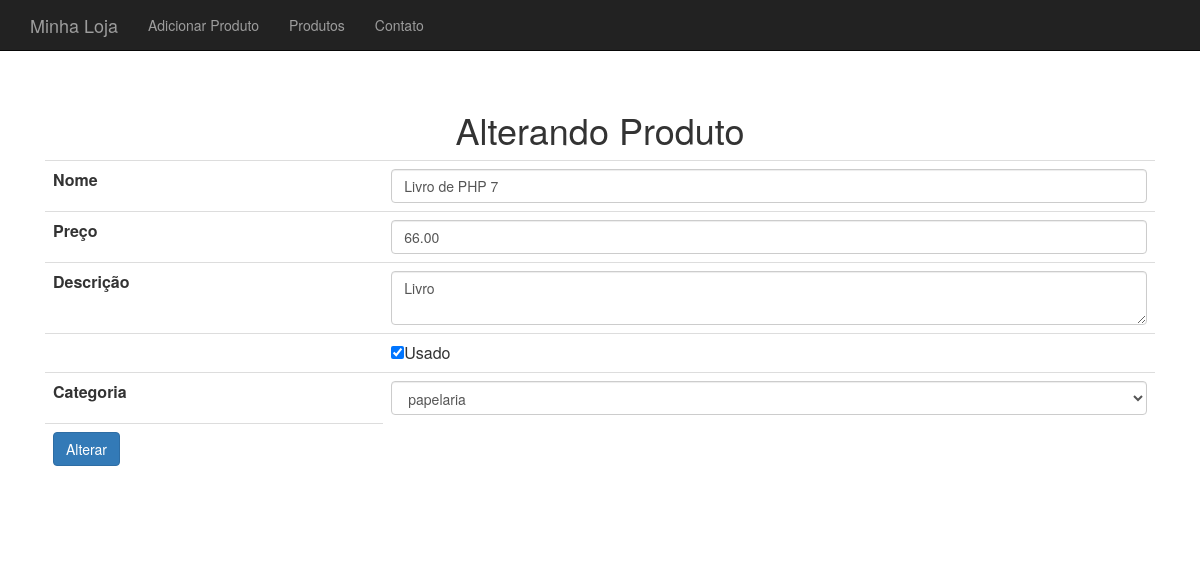
The page /produto-altera-formulario.php?id=16 on the database its author committed.
### tables this page shows
CREATE TABLE `produtos` (
  `id` int(11) NOT NULL,
  `nome` varchar(255) DEFAULT NULL,
  `preco` decimal(10,2) DEFAULT NULL,
  `descricao` text,
  `categoria_id` int(11) DEFAULT NULL,
  `usado` tinyint(1) DEFAULT '0'
);

### banco-produto.php (called while the page is built, shortened)
<?php
    function buscaProduto($conexao,$id){
        $query = "select * from produtos where id = {$id}";
        $resultado = mysqli_query($conexao,$query);
        $produto_buscado = mysqli_fetch_assoc($resultado);
        $categoria = new Categoria();
        $categoria->setId($produto_buscado['categoria_id']);
            $nome = $produto_buscado['nome'];
            $preco = $produto_buscado['preco'];
            $descricao = $produto_buscado['descricao'];
            $usado = $produto_buscado['usado'];
            $produto = new Produto($nome,$preco,$descricao,$categoria,$usado);
            $produto->setId($produto_buscado['id']);
        return $produto;
    }
?>

### class/Categoria.php (called while the page is built)
<?php
    class Categoria {
        private $id;
        private $nome;
        public function getId()
        {
                return $this->id;
        }
        public function setId($id)
        {
                $this->id = $id;
                return $this;
        }
        public function getNome()
        {
                return $this->nome;
        }
        public function setNome($nome)
        {
                $this->nome = $nome;
                return $this;
        }
    }
?>

### class/Produto.php (called while the page is built, shortened)
<?php
    class Produto {
        private $nome;
        private $preco;
        private $descricao;
        private $categoria;
        private $usado;
        function __construct($nome,$preco,$descricao,Categoria $categoria,$usado){
                $this->nome = $nome;
                $this->preco = $preco;
                $this->descricao = $descricao;
                $this->categoria = $categoria;
                $this->usado = $usado;
        }
        public function setId($id)
        {
                return $this;
        }
        public function getNome()
        {
                return $this->nome;
        }
        public function getPreco()
        {
                return $this->preco;
        }
        public function getDescricao()
        {
                return $this->descricao;
        }
        public function getCategoria()
        {
                return $this->categoria;
        }
        public function isUsado()
        {
                return $this->usado;
        }
    }
    ?>

### banco-categoria.php (called while the page is built, shortened)
<?php
    require_once("class/Categoria.php");
function listarCategorias($conexao){
    $categorias = array();
    $query = "select * from categorias";
    $resultado = mysqli_query($conexao,$query);
    while($categoria_array = mysqli_fetch_assoc($resultado)){
        $categoria = new Categoria();
        $categoria->setId($categoria_array['id']);
        $categoria->setNome($categoria_array['nome']);
        array_push($categorias,$categoria);
    }
    return $categorias;
}
?>

### produto-formulario-base.php (the view)
<tr>
<td><label for="nome">Nome</label></td>
<td><input type="text" name="nome" value="<?=$produto->getNome()?>" class="form-control"/></td>
</tr>
<tr>
<td><label for="preco">Preço</label></td>
<td><input type="number" name="preco" value="<?=$produto->getPreco()?>" class="form-control"/></td>
</tr>
<tr>
<td><label for="descricao">Descrição</label></td>
<td><textarea name="descricao" class="form-control"><?=$produto->getDescricao()?></textarea></td>
</tr>
   <?php
   $usado = $produto->isUsado() ? "checked='checked'" : "";
   ?>
<tr>
<td><label for="usado"></label></td>
<td><input type="checkbox" name="usado" <?=$usado?> value="true">Usado</td>
</tr>
<tr>
<td><label for="categoria_id">Categoria</label></td>
<td>
<select name="categoria_id" class="form-control">
    <?php foreach($categorias as $categoria) :
    $essaEhCategoria = $produto->getCategoria()->getId() == $categoria->getId();
    $selecao = $essaEhCategoria ? "selected='selected'" : "";
    ?>
<option value="<?=$categoria->getId();?>" <?=$selecao?>> <?=$categoria->getNome()?></option>
    <?php endforeach;?>
</select>
</td>
</tr>

### css/store.css (style rules this page uses)
body { padding-top: 50px; }

### rows shown on the page
produtos: nome "Livro de PHP 7", preco "66.00", descricao "Livro"

### other values the page prints
form field categoria_id "papelaria"
